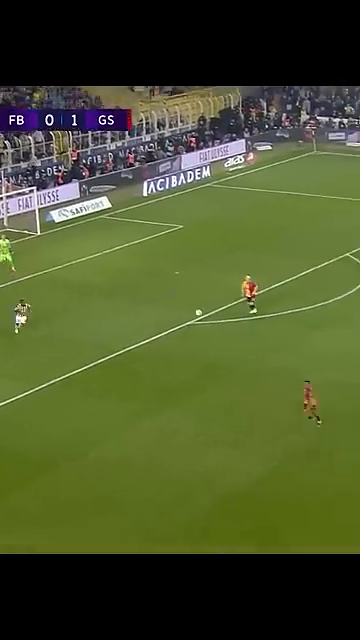
#> input picture frame 55 of object_tracking/tracking_algorithms/tracking_example/match.mp4, 360 x 640 px, given in place of MOT17-13-SDP.mp4, which was not available
$ python mot17_eda.py
#> lines starting #> are read from the running program, lines starting #| are printed output that depends on the picture; pictures that were not available may be replaced by others from this repository, and a replacement may not be noted
# -*- coding: utf-8 -*-
"""
@author: Esma
"""

import cv2
import pandas as pd
import numpy as np
import matplotlib.pyplot as plt
import time
import seaborn as sns #görselleştirme kütüphanesi

col_list=["frame_number","identity_number","left","top","width","height","score","class","visibility"]

data= pd.read_csv("gt.txt", names = col_list)
#> (reads object_tracking/exploratory_data_analiysis/gt.txt from the repository)

plt.figure()
sns.countplot(data=data,x="class")

car = data[data["class"] == 3]

video_Path = "MOT17-13-SDP.mp4"

cap =cv2.VideoCapture(video_Path )

id1=29
numberOfImage =np.max(data["frame_number"])
fps=25
bound_box_list=[]

for i in range (numberOfImage-1):

    ret, frame = cap.read()

    if ret:

        frame =cv2.resize(frame, dsize=(960,540))

        filter_id1= np.logical_and(car["frame_number"] == i+1,car["identity_number"]==id1)

        if len(car[filter_id1]) != 0 :
            x =int(car[filter_id1].left.values[0]/2)
            y =int(car[filter_id1].top.values[0]/2)
            w =int(car[filter_id1].width.values[0]/2)
            h =int(car[filter_id1].height.values[0]/2)

            cv2.rectangle(frame, (x,y),(x+w,y+h), (0,255,0),2)
            cv2.circle(frame,(int(x+w/2),int(y+h/2)),2,(0,0,255),-1)

            #frame x,y,w,h,genişlik,yukseklik,center_x,center_y
            bound_box_list.append([i, x,y,w,h,int(x+w/2),int(y+h/2)])

        cv2.putText(frame, "Frame num:"+str(i+1), (10,30), cv2.FONT_HERSHEY_SCRIPT_SIMPLEX,1,(0,0,255),2)
        cv2.imshow("frame", frame)

        if cv2.waitKey(1) & 0xFF == ord("q"):break
    else: break
#> this loop made 1 pass; (key q is pressed on pass 1)
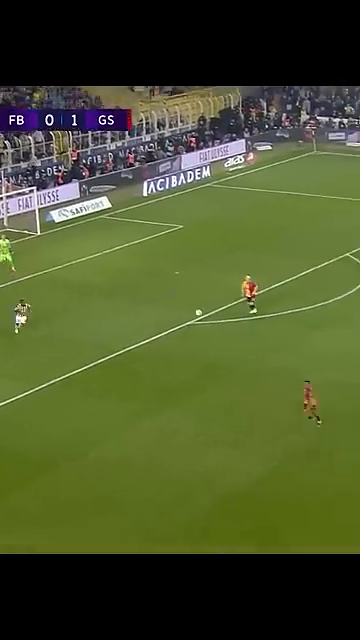
#> input picture frame 55 of object_tracking/tracking_algorithms/tracking_example/match.mp4, 360 x 640 px, given in place of MOT17-13-SDP.mp4, which was not available
#> pass 1, `frame =cv2.resize(frame, dsize=(960,540))`:
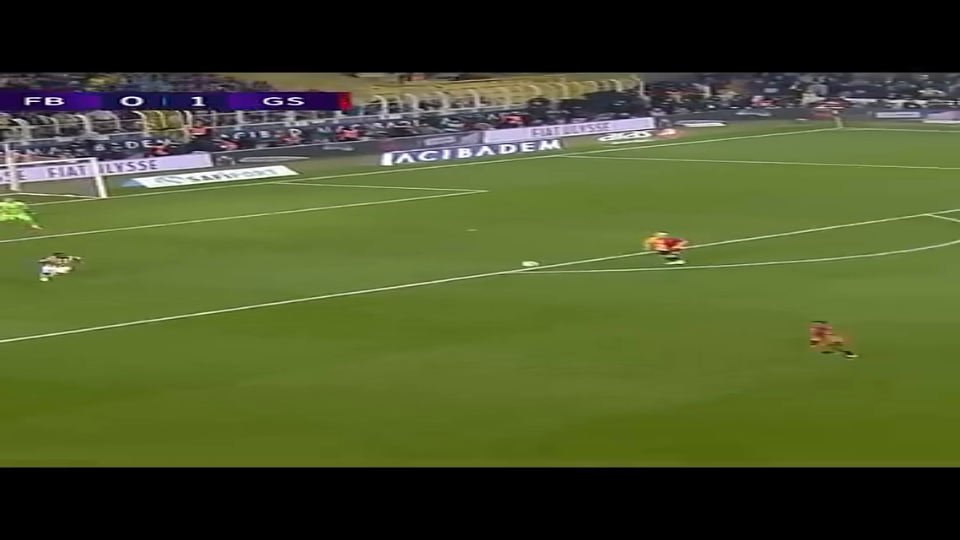
#> frame: shape (540, 960, 3); mean B, G, R 43, 83.7, 73.8
#> pass 1, `cv2.imshow("frame", frame)`:
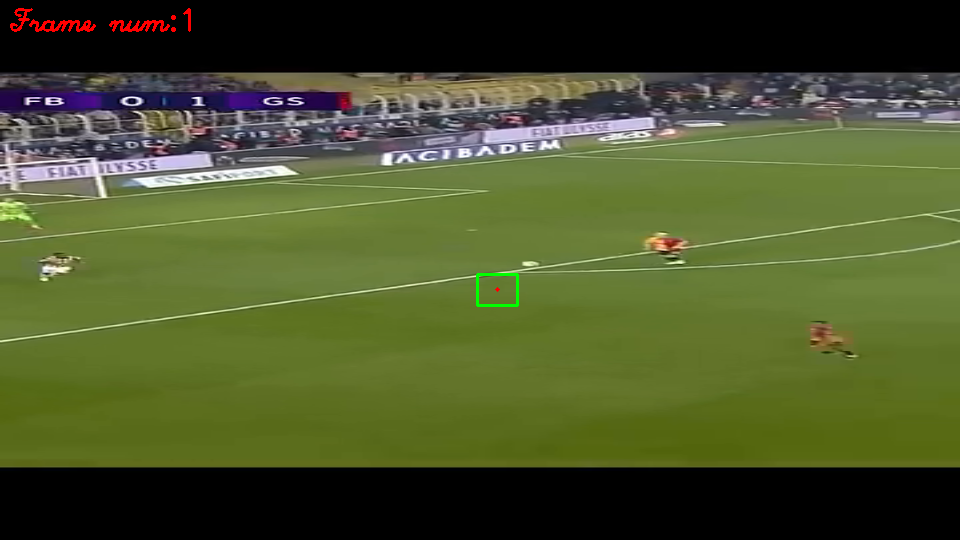
#> window 'frame': shape (540, 960, 3); mean B, G, R 43, 83.8, 74.3
#> after the loop, bound_box_list = [[0, 477, 274, 40, 31, 497, 289]]

cap.release()
cv2.destroyAllWindows()

df = pd.DataFrame(bound_box_list,columns=["frame_no", "x","y","w","h","center_x","center_y"])
#> df = table of 1 rows and 7 columns


df.to_csv("gt_new.txt",index=False)
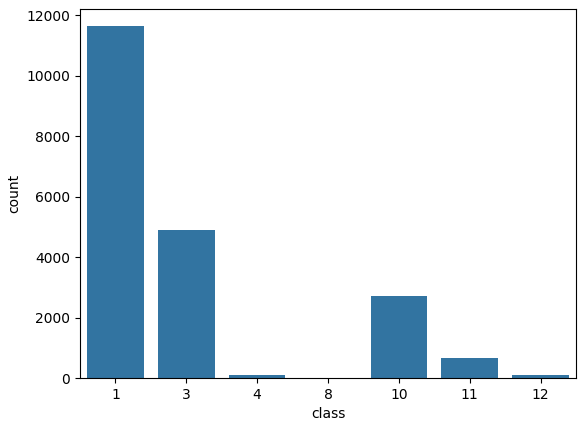
#> figure drawn by matplotlib, 1 panel; tallest bar 11642 high, from x = -0.4 to 0.4
